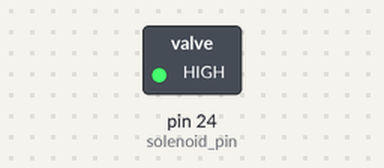
The sketch below on a simulated Arduino Mega 2560, built with avr-gcc and run on an emulated ATmega2560. On the bench: switched loads named in the sketch (green lamp = pin HIGH).

Above: at 4.5 s.
At 9.5 s:
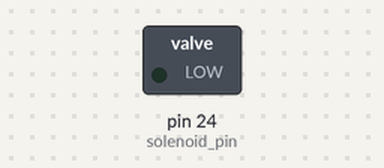
Timing chart, 0 to 15.0 s (numbered marks = the images above):
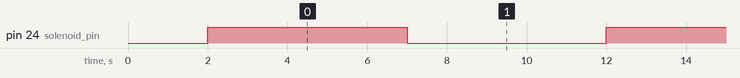

The sketch:

Solenoid_Valve.ino
```cpp
int solenoid_pin = 24;

void setup() {
  // put your setup code here, to run once:
  Serial.begin(9600);
  pinMode(solenoid_pin, OUTPUT);
  delay(2000);
}

void loop() {
  // put your main code here, to run repeatedly:
  digitalWrite(solenoid_pin, HIGH);
  delay(5000);
  digitalWrite(solenoid_pin, LOW);
  delay(5000);
}
```

Measured:
- by itself, pin 24 (solenoid_pin): alternates HIGH for 5.0 s and LOW for 5.0 s
